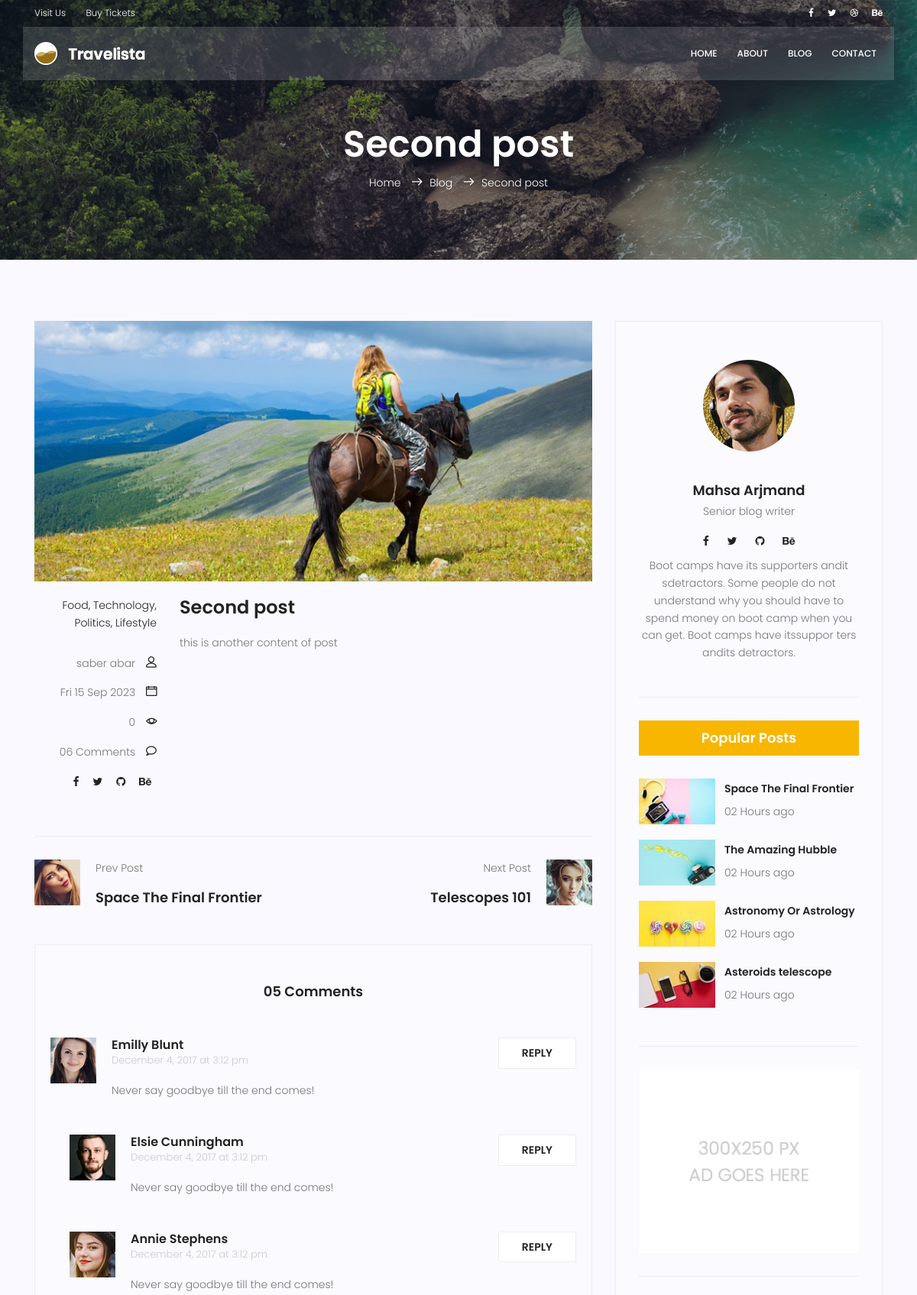
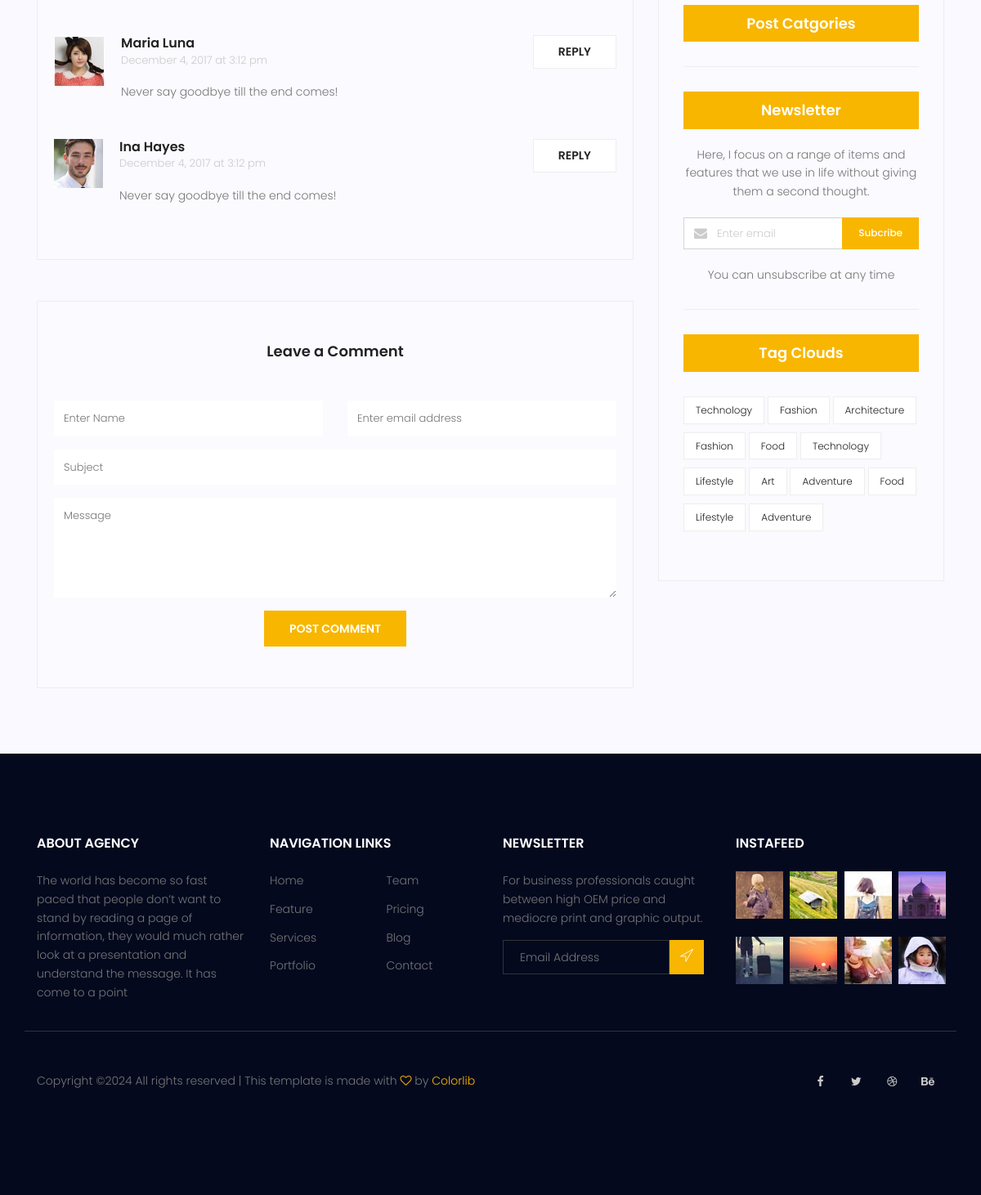
Page /blog/2 on the committed database (2 pictures, top to bottom).
### blog/models.py (models this page shows, shortened)
class Post(models.Model):
    image= models.ImageField(upload_to='blog/',default='blog/default.jpg')
    author= models.ForeignKey(User,on_delete=models.SET_NULL,null=True)
    title = models.CharField(max_length=255)
    content = models.TextField()
    category = models.ManyToManyField(Category)
    counted_views = models.IntegerField(default=0)
    status = models.BooleanField(default=False)
    published_date=models.DateTimeField(null=True)
    created_date=models.DateTimeField(auto_now_add=True)
    updated_date=models.DateTimeField(auto_now=True)
    class Meta:
        ordering = ['-created_date']

### blog/views.py (the view)
# urls.py: path('<int:pid>', blog_single, name='single'),
def blog_single(request,pid):
    post = get_object_or_404(Post, pk=pid, status=1)
    context = {'post': post}
    return render(request, 'blog/blog-single.html', context)

### templates/blog/blog-single.html (shortened to what this page needs)
{% extends 'base.html' %}
{% load static %}
{% load blog_tags %}
{% block content %}
			<section class="relative about-banner">
				<div class="overlay overlay-bg"></div>
				<div class="container">
					<div class="row d-flex align-items-center justify-content-center">
						<div class="about-content col-lg-12">
							<h1 class="text-white">
                                {{ post.title}}
							</h1>
							<p class="text-white link-nav"><a href="{% url 'website:index' %}">Home </a>  <span class="lnr lnr-arrow-right"></span><a href="{% url 'blog:index' %}">Blog </a> <span class="lnr lnr-arrow-right"></span>{{ post.title}}</p>
						</div>
					</div>
				</div>
			</section>
			<section class="post-content-area single-post-area">
				<div class="container">
					<div class="row">
						<div class="col-lg-8 posts-list">
							<div class="single-post row">
								<div class="col-lg-12">
									<div class="feature-img">
										<img class="img-fluid" src="{% static 'img/blog/feature-img1.jpg' %}" alt="">
									</div>
								</div>
								<div class="col-lg-3  col-md-3 meta-details">
									<ul class="tags">
										<li><a href="#">Food,</a></li>
										<li><a href="#">Technology,</a></li>
										<li><a href="#">Politics,</a></li>
										<li><a href="#">Lifestyle</a></li>
									</ul>
									<div class="user-details row">
										<p class="user-name col-lg-12 col-md-12 col-6"><a href="#">{{ post.author.get_full_name }}</a> <span class="lnr lnr-user"></span></p>
										<p class="date col-lg-12 col-md-12 col-6"><a href="#">{{post.published_date|date:"D d M Y"}}</a> <span class="lnr lnr-calendar-full"></span></p>
										<p class="view col-lg-12 col-md-12 col-6"><a href="#">{{post.counted_views}}</a> <span class="lnr lnr-eye"></span></p>
										<p class="comments col-lg-12 col-md-12 col-6"><a href="#">06 Comments</a> <span class="lnr lnr-bubble"></span></p>
										<ul class="social-links col-lg-12 col-md-12 col-6">
											<li><a href="#"><i class="fa fa-facebook"></i></a></li>
											<li><a href="#"><i class="fa fa-twitter"></i></a></li>
											<li><a href="#"><i class="fa fa-github"></i></a></li>
											<li><a href="#"><i class="fa fa-behance"></i></a></li>
										</ul>
									</div>
								</div>
								<div class="col-lg-9 col-md-9">
									<h3 class="mt-20 mb-20">{{post.title}}</h3>
									<p>
                                     {{ post.content }}
									</p>
								</div>
							</div>
							<div class="navigation-area">
								<div class="row">
									<div class="col-lg-6 col-md-6 col-12 nav-left flex-row d-flex justify-content-start align-items-center">
										<div class="thumb">
											<a href="#"><img class="img-fluid" src="{% static 'img/blog/prev.jpg' %}" alt=""></a>
										</div>
										<div class="arrow">
											<a href="#"></a>
										</div>
										<div class="detials">
											<p>Prev Post</p>
											<a href="#"><h4>Space The Final Frontier</h4></a>
										</div>
									</div>
									<div class="col-lg-6 col-md-6 col-12 nav-right flex-row d-flex justify-content-end align-items-center">
										<div class="detials">
											<p>Next Post</p>
											<a href="#"><h4>Telescopes 101</h4></a>
										</div>
										<div class="arrow">
											<a href="#"></a>
										</div>
										<div class="thumb">
											<a href="#"><img class="img-fluid" src="{% static 'img/blog/next.jpg' %}" alt=""></a>
										</div>
									</div>
								</div>
							</div>
							<div class="comments-area">
								<h4>05 Comments</h4>
								<div class="comment-list">
                                    <div class="single-comment justify-content-between d-flex">
                                        <div class="user justify-content-between d-flex">
                                            <div class="thumb">
                                                <img src="{% static 'img/blog/c1.jpg' %}" alt="">
                                            </div>
                                            <div class="desc">
                                                <h5><a href="#">Emilly Blunt</a></h5>
                                                <p class="date">December 4, 2017 at 3:12 pm </p>
                                                <p class="comment">
                                                    Never say goodbye till the end comes!
                                                </p>
                                            </div>
                                        </div>
                                        <div class="reply-btn">
                                               <a href="" class="btn-reply text-uppercase">reply</a>
                                        </div>
                                    </div>
                                </div>
								<div class="comment-list left-padding">
                                    <div class="single-comment justify-content-between d-flex">
                                        <div class="user justify-content-between d-flex">
                                            <div class="thumb">
                                                <img src="{% static 'img/blog/c2.jpg' %}" alt="">
                                            </div>
                                            <div class="desc">
                                                <h5><a href="#">Elsie Cunningham</a></h5>
                                                <p class="date">December 4, 2017 at 3:12 pm </p>
                                                <p class="comment">
                                                    Never say goodbye till the end comes!
                                                </p>
                                            </div>
                                        </div>
                                        <div class="reply-btn">
                                               <a href="" class="btn-reply text-uppercase">reply</a>
                                        </div>
                                    </div>
                                </div>
								<div class="comment-list left-padding">
                                    <div class="single-comment justify-content-between d-flex">
                                        <div class="user justify-content-between d-flex">
                                            <div class="thumb">
                                                <img src="{% static 'img/blog/c3.jpg' %}" alt="">
                                            </div>
                                            <div class="desc">
                                                <h5><a href="#">Annie Stephens</a></h5>
                                                <p class="date">December 4, 2017 at 3:12 pm </p>
                                                <p class="comment">
                                                    Never say goodbye till the end comes!
                                                </p>
                                            </div>
                                        </div>
                                        <div class="reply-btn">
                                               <a href="" class="btn-reply text-uppercase">reply</a>
                                        </div>
                                    </div>
                                </div>
								<div class="comment-list">
                                    <div class="single-comment justify-content-between d-flex">
                                        <div class="user justify-content-between d-flex">
                                            <div class="thumb">
                                                <img src="{% static 'img/blog/c4.jpg' %}" alt="">
                                            </div>
                                            <div class="desc">
                                                <h5><a href="#">Maria Luna</a></h5>
                                                <p class="date">December 4, 2017 at 3:12 pm </p>
                                                <p class="comment">
                                                    Never say goodbye till the end comes!
                                                </p>
                                            </div>
                                        </div>
                                        <div class="reply-btn">
                                               <a href="" class="btn-reply text-uppercase">reply</a>
                                        </div>
                                    </div>
                                </div>
								<div class="comment-list">
                                    <div class="single-comment justify-content-between d-flex">
                                        <div class="user justify-content-between d-flex">
                                            <div class="thumb">
                                                <img src="{% static 'img/blog/c5.jpg' %}" alt="">
                                            </div>
                                            <div class="desc">
                                                <h5><a href="#">Ina Hayes</a></h5>
                                                <p class="date">December 4, 2017 at 3:12 pm </p>
                                                <p class="comment">
                                                    Never say goodbye till the end comes!
                                                </p>
                                            </div>
                                        </div>
                                        <div class="reply-btn">
                                               <a href="" class="btn-reply text-uppercase">reply</a>
                                        </div>
                                    </div>
                                </div>
							</div>
							<div class="comment-form">
								<h4>Leave a Comment</h4>
								<form>
									<div class="form-group form-inline">
									  <div class="form-group col-lg-6 col-md-12 name">
									    <input type="text" class="form-control" id="name" placeholder="Enter Name" onfocus="this.placeholder = ''" onblur="this.placeholder = 'Enter Name'">
									  </div>
									  <div class="form-group col-lg-6 col-md-12 email">
									    <input type="email" class="form-control" id="email" placeholder="Enter email address" onfocus="this.placeholder = ''" onblur="this.placeholder = 'Enter email address'">
									  </div>
									</div>
									<div class="form-group">
										<input type="text" class="form-control" id="subject" placeholder="Subject" onfocus="this.placeholder = ''" onblur="this.placeholder = 'Subject'">
									</div>
									<div class="form-group">
										<textarea class="form-control mb-10" rows="5" name="message" placeholder="Message" onfocus="this.placeholder = ''" onblur="this.placeholder = 'Messege'" required=""></textarea>
									</div>
									<a href="#" class="primary-btn text-uppercase">Post Comment</a>
								</form>
							</div>
						</div>
						<div class="col-lg-4 sidebar-widgets">
							<div class="widget-wrap">
                                {% include 'blog/blog-writer.html' %}
                                {% include 'blog/blog-popular-post.html' %}
                                {% include 'blog/blog-ads.html' %}
                                {% include 'blog/blog-post-categories.html' %}
                                {% include 'blog/blog-newsletter.html' %}
                                {% include 'blog/blog-tags.html' %}
							</div>
						</div>
					</div>
				</div>
			</section>
{% endblock %}

### rows in the picture
Post: title "Second post", author.get_full_name "saber abar", published_date "Fri 15 Sep 2023", counted_views "0", content "this is another content of post"
